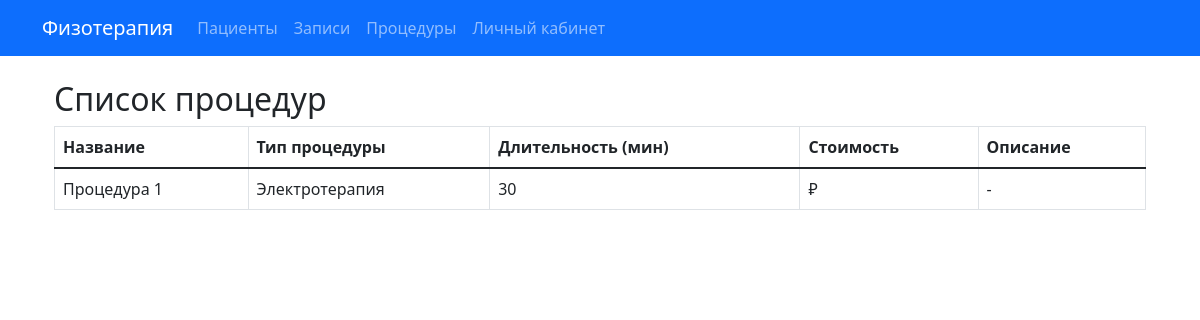
Page /procedures/ on the committed database.
### info_system/models.py (models this page shows, shortened)
class Procedure(models.Model):
    PROCEDURE_TYPES = [
        ('electro', 'Электротерапия'),
        ('magnet', 'Магнитотерапия'),
        ('laser', 'Лазеротерапия'),
        ('ultrasound', 'Ультразвуковая терапия'),
        ('massage', 'Массаж'),
        ('exercise', 'Лечебная физкультура'),
        ('inhalation', 'Ингаляция'),
    ]
    name = models.CharField(max_length=100, verbose_name='Название процедуры')
    procedure_type = models.CharField(max_length=50, choices=PROCEDURE_TYPES, verbose_name='Тип процедуры')
    description = models.TextField(blank=True, verbose_name='Описание')
    duration = models.PositiveIntegerField(verbose_name='Длительность (мин)')
    required_equipment = models.ManyToManyField('Equipment', blank=True, verbose_name='Требуемое оборудование')
    class Meta:
        verbose_name = 'Процедура'
        verbose_name_plural = 'Процедуры'

### info_system/views.py (the view)
# urls.py: path('procedures/', ProcedureListView.as_view(), name='procedure_list'),
class ProcedureListView(ListView):
    model = Procedure
    template_name = 'physiotherapy/procedure_list.html'
    context_object_name = 'procedures'

### info_system/templates/physiotherapy/procedure_list.html
{% extends 'physiotherapy/base.html' %}
{% block content %}
<div class="container mt-4">
    <h2>Список процедур</h2>
    <table class="table table-bordered table-hover">
        <thead>
            <tr>
                <th>Название</th>
                <th>Тип процедуры</th>
                <th>Длительность (мин)</th>
                <th>Стоимость</th>
                <th>Описание</th>
            </tr>
        </thead>
        <tbody>
            {% for procedure in procedures %}
            <tr>
                <td>{{ procedure.name }}</td>
                <td>{{ procedure.get_procedure_type_display }}</td>
                <td>{{ procedure.duration }}</td>
                <td>{{ procedure.cost }} ₽</td>
                <td>{{ procedure.description|default:"-" }}</td>
            </tr>
            {% empty %}
            <tr>
                <td colspan="5" class="text-center">Процедур нет.</td>
            </tr>
            {% endfor %}
        </tbody>
    </table>
</div>
{% endblock %}

### rows in the picture
Procedure: name "Процедура 1", procedure_type "Электротерапия", duration "30", description "-"
